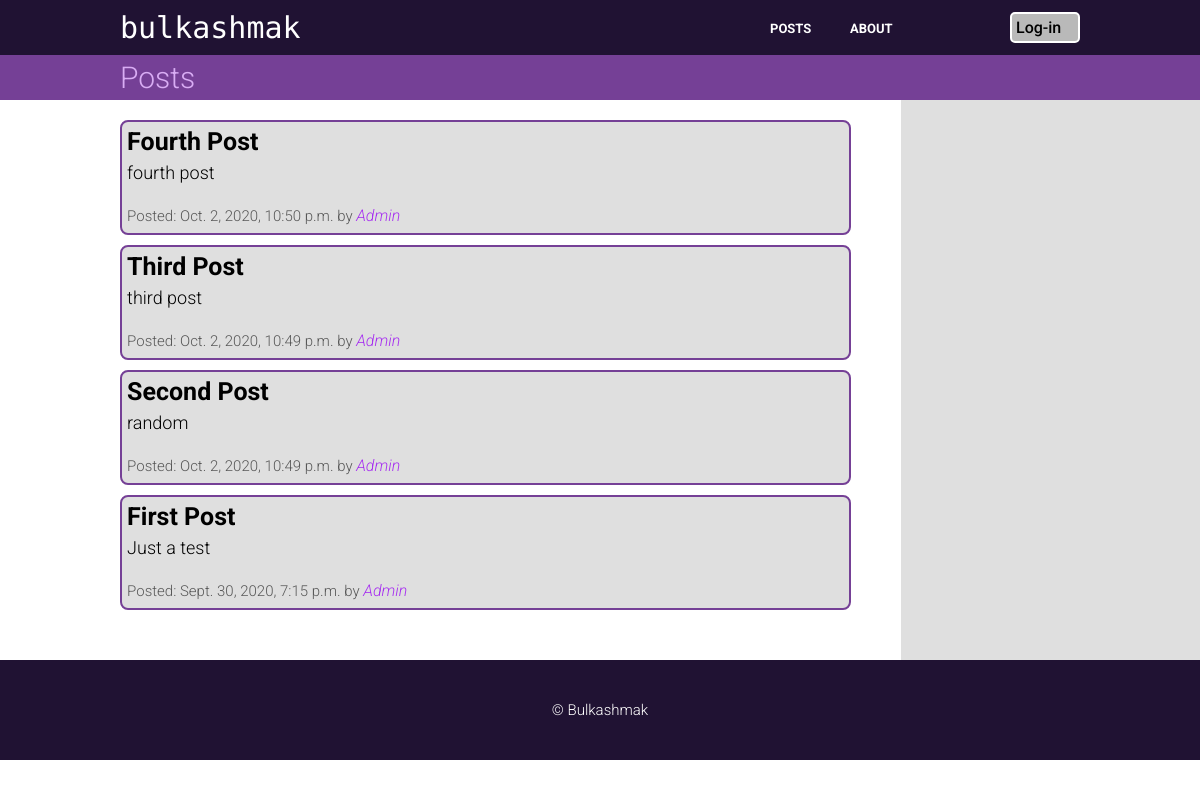
/posts/, run on the app's committed database.
### posts/models.py (models this page shows, shortened)
class Post(models.Model):
    title = models.CharField(max_length=100)
    slug = models.SlugField(max_length=100,
                            null=False,
                            unique=True)
    author = models.ForeignKey(User,
                               on_delete=models.CASCADE,
                               related_name='blog_posts',
                               default=None)
    content = models.TextField()
    created = models.DateTimeField(verbose_name="When the post was created",
                                   auto_now=True)
    updated = models.DateTimeField(verbose_name="When the post was updated",
                                   auto_now_add=True)
    STATUS = (
        (0, "Draft"),
        (1, "Published")
    )
    status = models.IntegerField(verbose_name="Status of the post",
                                 choices=STATUS,
                                 default=0)
    class Meta:
        ordering = ["-created"]

### posts/views.py (the view)
# urls.py: path('posts/', views.posts_page, name='posts_page'),
def posts_page(request):
    posts = Post.objects.order_by('-created')
    context = {
        'title': 'Posts',
        'posts': posts,
    }
    return render(request, 'posts/posts.html', context)

### posts/templates/posts/posts.html (shortened to what this page needs)
{% extends 'base.html' %}
{% block content %}
  {% for post in posts %}
    {% if post.status == 1 %}
      <div class="post">
        <h5>{{ post.title }}</h5>
        <p>{{ post.content }}</p>
        <p class="author">Posted: {{ post.created }} by <a href="#">{{ post.author }}</a>
        </p>
      </div>
    {% endif %}
  {% endfor %}
{% endblock content %}

### posts/static/css/base.css (style rules this page uses)
* { padding: 0px; margin: 0px; }
body { color: black; background-color: white; font-family: "Roboto", sans-serif; font-weight: 300; }
.post { background-color: #dfdfdf; min-height: 100px; max-height: 500px; display: grid; grid-template-rows: 30px auto 40px; grid-gap: 5px; border: solid 2px #754096; border-radius: 8px; padding: 5px 5px; }
.post h5 { font-size: 25px; text-transform: capitalize; }
.post p { font-size: 18px; }
.post > .author { padding-top: 18px; color: #585858; font-size: 15px; }
.author a { color: #a62ff0; font-style: italic; font-size: 16px; text-transform: capitalize; text-decoration: none; }

### data on the page
Post: title "Fourth Post", content "fourth post", created "Oct. 2, 2020, 10:50 p.m.", author "Admin"
Post: title "Third Post", content "third post", created "Oct. 2, 2020, 10:49 p.m.", author "Admin"
Post: title "Second Post", content "random", created "Oct. 2, 2020, 10:49 p.m.", author "Admin"
Post: title "First Post", content "Just a test", created "Sept. 30, 2020, 7:15 p.m.", author "Admin"

### other printed values
{{ title }} "Posts"
